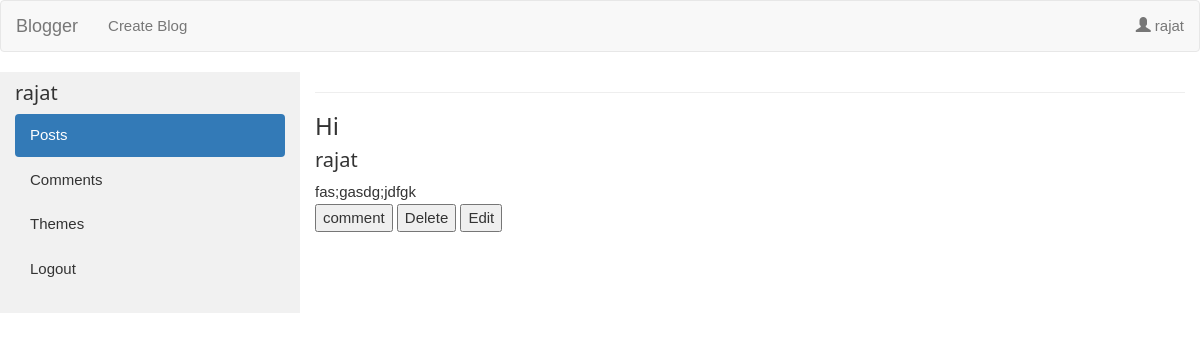
/admin (signed in), run on the app's committed database.
### tables this page shows
CREATE TABLE blog_detail (
    blog_id integer PRIMARY KEY AUTOINCREMENT,
    user_name text NOT NULL,
    title text NOT NULL,
    content text NOT NULL,
    date text NOT NULL,
    published BOOLEAN NOT NULL,
    FOREIGN KEY (user_name) 
    REFERENCES user_details (username));

### app/__init__.py (the view)
@app.route('/admin')
def admin():
   if 'username' in session:
       blogs_sent = dbHandler.retrieveBlogs(session['username'])
       return render_template("admin.html", logged_in = True,  username=session['username'], blogs=blogs_sent)
   else:
       return login()

### app/models.py (called while the page is built)
def retrieveBlogs(user=None):
  try:
    with sql.connect("database.db") as con:
      print "-------------------------------inside Retrieve blogs------------------------------------------------"
      con.row_factory = sql.Row
      cur = con.cursor()
      if user!=None:
        print "======================Value of user=============================" + user
        cur.execute("select * from blog_detail ORDER BY date")
        print "Query successfully executed-----------------------------------------"
        rows = cur.fetchall()
        print "tag"
        users=[]
        for row in rows:
          if row['user_name']==user:
            users.append(row)
        return users
  except:
    print "Connection Error"
    return([],"connection Fault")

### app/templates/admin.html (shortened to what this page needs)
{%extends 'base.html' %}
{% block nav_left %}
  {%if logged_in %}
    <li><a href="/editor"> Create Blog</a></li>
  {%endif%}
{% endblock %}
{% block nav_right %}
    {%if logged_in %}
      <li><a href="/admin"><span class="glyphicon glyphicon-user"></span> {{username}}</a></li>
    {%endif%}
{% endblock %}
{%block content%}
{%if logged_in%}
<div class="container-fluid">
  <div class="row content">
    <div class="col-sm-3 sidenav">
      <h4>{{ username }}</h4>
      <ul class="nav nav-pills nav-stacked">
        <li class="active"><a href="#section1">Posts</a></li>
        <li><a href="/comment_modes">Comments</a></li>
        <li><a href="/themes">Themes</a></li>
        <li><a href="/logout">Logout</a></li>
      </ul><br>
    </div>
    <div class="col-sm-9">
      {% for post in blogs %}
      <div id="blog{{post.blog_id}}">
      <hr>
      <h3>{{ post.title }}</h3>
      <h4>{{ post.user_name }}</h4>
      <div id='blog1{{post.blog_id}}' style="display:block;max-height:300px; overflow: hidden;">{{ post.content | safe }}</div>
  <button id='comment' onclick="{var div =document.getElementById('comment{{post.blog_id}}');if(div.style.display=='none'){div.style.display='block';get_comment('{{post.blog_id}}')}else{div.style.display='none'}}">comment</button>
  <button id="delete{{post.blog_id}}" name="delete{{post.blog_id}}" onclick="del_blog('{{post.blog_id}}')" >Delete</button>
  <button id="edit{{post.blog_id}}" name="edit{{post.blog_id}}" onclick="edit_blog('{{post.blog_id}}')" >Edit</button>
      <br><br>
    </div>
    {% endfor %}
      </div>
  </div>
</div>
{%endif%}
{% endblock %}

### app/static/main.css (style rules this page uses)
.row.content { height: fit-content }
.sidenav { background-color: #f1f1f1; height: fit-content; }
body { background-image: "./background.png"; }

### app/static/css/w3.css (style rules this page uses)
html { box-sizing:border-box }
*,*:before,*:after { box-sizing:inherit }
html { -ms-text-size-adjust:100%;-webkit-text-size-adjust:100% }
body { margin:0 }
a { background-color:transparent;-webkit-text-decoration-skip:objects }
hr { box-sizing:content-box;height:0;overflow:visible }
button,input,select,textarea { font:inherit;margin:0 }
button,input { overflow:visible }
button,select { text-transform:none }
button,html [type=button],[type=reset],[type=submit] { -webkit-appearance:button }
html,body { font-family:Verdana,sans-serif;font-size:15px;line-height:1.5 }
html { overflow-x:hidden }
h3 { font-size:24px }
h4 { font-size:20px }
h1,h2,h3,h4,h5,h6 { font-family:"Segoe UI",Arial,sans-serif;font-weight:400;margin:10px 0 }
hr { border:0;border-top:1px solid #eee;margin:20px 0 }
a { color:inherit }

### data on the page
blog_detail: user_name "rajat", title "Hi", content "fas;gasdg;jdfgk"
